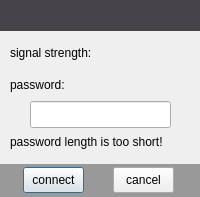
<?xml version="1.0" encoding="UTF-8"?>
<ui version="4.0">
 <class>WifiPswDialog</class>
 <widget class="QDialog" name="WifiPswDialog">
  <property name="geometry">
   <rect>
    <x>0</x>
    <y>0</y>
    <width>200</width>
    <height>197</height>
   </rect>
  </property>
  <property name="windowTitle">
   <string>Dialog</string>
  </property>
  <property name="styleSheet">
   <string notr="true"/>
  </property>
  <widget class="QLabel" name="label">
   <property name="geometry">
    <rect>
     <x>0</x>
     <y>0</y>
     <width>200</width>
     <height>31</height>
    </rect>
   </property>
   <property name="styleSheet">
    <string notr="true">color: rgb(255, 255, 255);
background-color: rgb(71, 67, 74);</string>
   </property>
   <property name="text">
    <string/>
   </property>
   <property name="alignment">
    <set>Qt::AlignCenter</set>
   </property>
  </widget>
  <widget class="QLabel" name="label_2">
   <property name="geometry">
    <rect>
     <x>10</x>
     <y>44</y>
     <width>101</width>
     <height>17</height>
    </rect>
   </property>
   <property name="text">
    <string>signal strength:</string>
   </property>
  </widget>
  <widget class="QLabel" name="label_3">
   <property name="geometry">
    <rect>
     <x>110</x>
     <y>44</y>
     <width>71</width>
     <height>20</height>
    </rect>
   </property>
   <property name="text">
    <string/>
   </property>
   <property name="alignment">
    <set>Qt::AlignLeading|Qt::AlignLeft|Qt::AlignVCenter</set>
   </property>
  </widget>
  <widget class="QLabel" name="label_4">
   <property name="geometry">
    <rect>
     <x>10</x>
     <y>76</y>
     <width>71</width>
     <height>17</height>
    </rect>
   </property>
   <property name="text">
    <string>password:</string>
   </property>
  </widget>
  <widget class="QLineEdit" name="lineEdit">
   <property name="geometry">
    <rect>
     <x>30</x>
     <y>101</y>
     <width>141</width>
     <height>27</height>
    </rect>
   </property>
   <property name="maxLength">
    <number>64</number>
   </property>
   <property name="echoMode">
    <enum>QLineEdit::Password</enum>
   </property>
   <property name="alignment">
    <set>Qt::AlignCenter</set>
   </property>
  </widget>
  <widget class="QPushButton" name="pushButton">
   <property name="geometry">
    <rect>
     <x>23</x>
     <y>167</y>
     <width>61</width>
     <height>26</height>
    </rect>
   </property>
   <property name="font">
    <font>
     <pointsize>-1</pointsize>
     <weight>50</weight>
     <italic>false</italic>
     <bold>false</bold>
    </font>
   </property>
   <property name="styleSheet">
    <string notr="true">font: 12px;
</string>
   </property>
   <property name="text">
    <string>connect</string>
   </property>
  </widget>
  <widget class="QPushButton" name="pushButton_2">
   <property name="geometry">
    <rect>
     <x>113</x>
     <y>167</y>
     <width>61</width>
     <height>26</height>
    </rect>
   </property>
   <property name="font">
    <font>
     <pointsize>-1</pointsize>
     <weight>50</weight>
     <italic>false</italic>
     <bold>false</bold>
    </font>
   </property>
   <property name="styleSheet">
    <string notr="true">font: 12px;</string>
   </property>
   <property name="text">
    <string>cancel</string>
   </property>
  </widget>
  <widget class="QLabel" name="label_5">
   <property name="geometry">
    <rect>
     <x>0</x>
     <y>164</y>
     <width>200</width>
     <height>41</height>
    </rect>
   </property>
   <property name="styleSheet">
    <string notr="true">background-color: rgb(153, 153, 153);</string>
   </property>
   <property name="text">
    <string/>
   </property>
  </widget>
  <widget class="QLabel" name="label_6">
   <property name="geometry">
    <rect>
     <x>10</x>
     <y>131</y>
     <width>181</width>
     <height>21</height>
    </rect>
   </property>
   <property name="text">
    <string>password length is too short!</string>
   </property>
  </widget>
  <zorder>label_5</zorder>
  <zorder>label</zorder>
  <zorder>label_2</zorder>
  <zorder>label_3</zorder>
  <zorder>label_4</zorder>
  <zorder>lineEdit</zorder>
  <zorder>pushButton</zorder>
  <zorder>pushButton_2</zorder>
  <zorder>label_6</zorder>
 </widget>
 <resources/>
 <connections/>
</ui>
